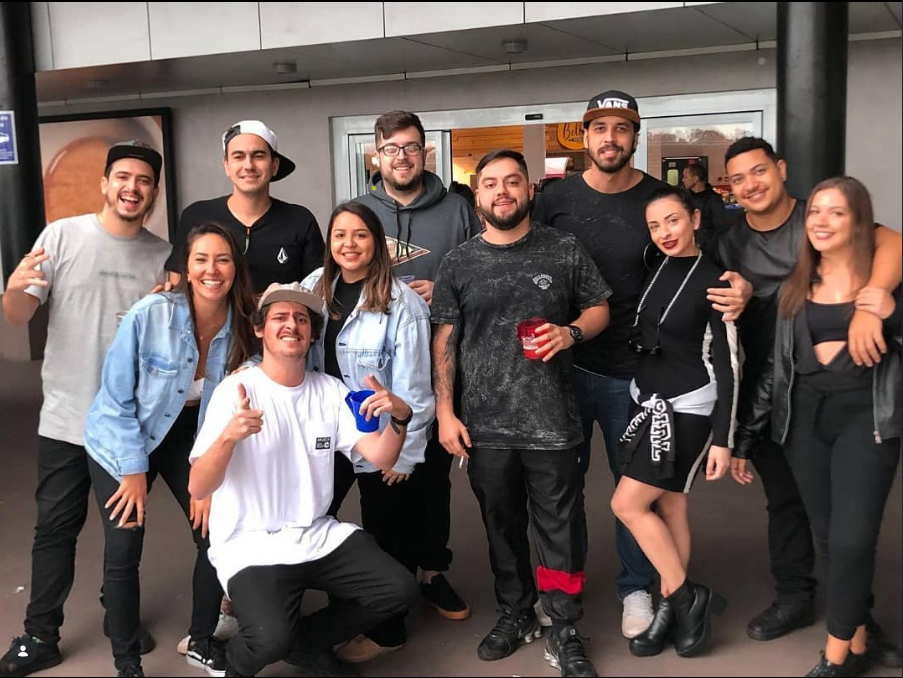
#> input picture 06-detectface/images/image3.png, 903 x 678 px
$ jupyter execute 01-detectface.ipynb
#> lines starting #> are read from the running program, lines starting #| are printed output that depends on the picture
[cell 1]
import cv2
from skimage import io, color
from IPython.display import Image

[cell 2]
Image(url="images/image3.png")

[cell 3]
img_face1 = io.imread("images/image3.png")
#> img_face1 is the input picture: shape (678, 903, 4); mean R, G, B, A 101.8, 90, 86.8, 255
io.imshow(img_face1)
#> (this line was passed over: IPython is not available in this run)
io.show()

[cell 4]
img_face1 = cv2.imread("images/image3.png")
#> img_face1: shape (678, 903, 3)
img_face1.shape
#> Out = (678, 903, 3)

[cell 5]
img_face1_gray = color.rgb2gray(img_face1)
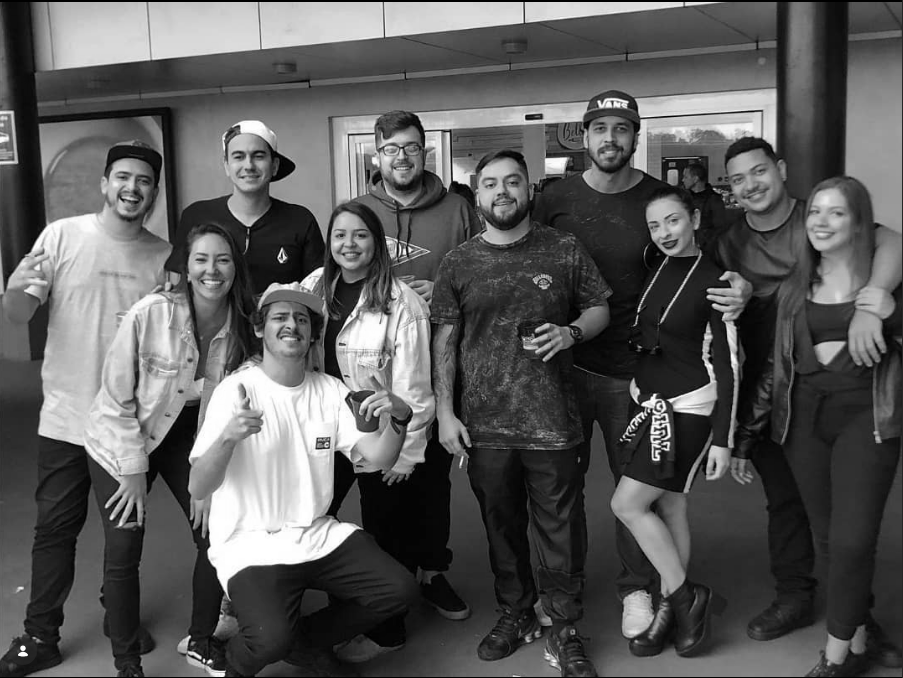
#> img_face1_gray: shape (678, 903) float64; min 0, max 1, mean 0.354
io.imshow(img_face1_gray)
#> (this line was passed over: IPython is not available in this run)
io.show()

[cell 6]
img_face1_gray.shape
#> Out = (678, 903)

[cell 7]
grayImage1 = cv2.cvtColor(img_face1, cv2.COLOR_BGR2GRAY)
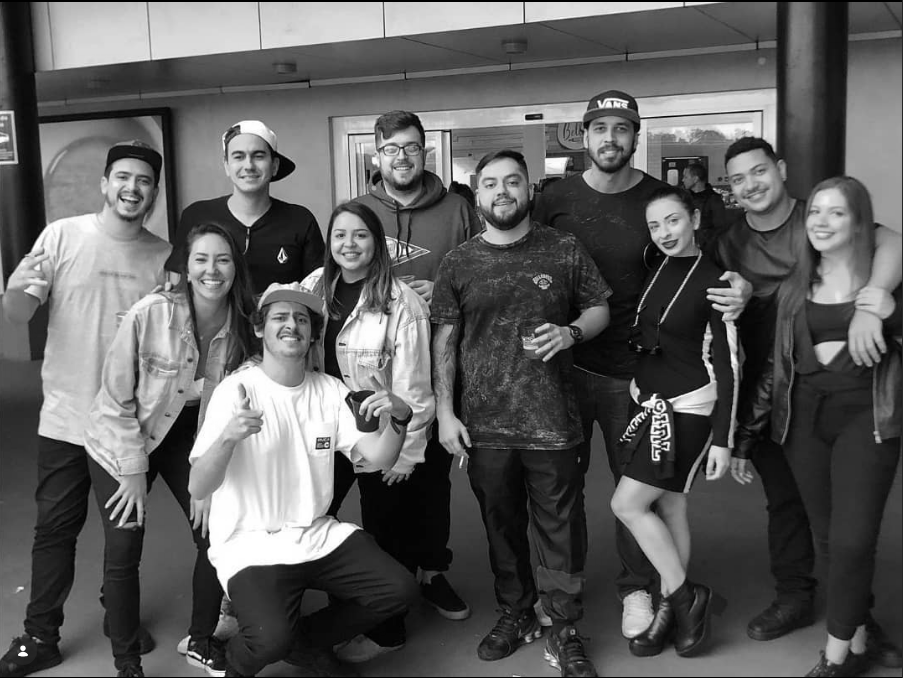
#> grayImage1: shape (678, 903); min 0, max 255, mean 93.2
grayImage1.shape
#> Out = (678, 903)

[cell 8]
face_parametro = "haarcascade/haarcascade_frontalface_alt.xml"
classificador_cascade = cv2.CascadeClassifier(face_parametro)

[cell 9]
classificador_cascade

[cell 10]
faces = classificador_cascade.detectMultiScale(grayImage1, scaleFactor=1.2, minNeighbors=10, minSize=(30, 30))
#> faces = [[324, 215, 51, 51], [584, 109, 51, 51], [223, 137, 50, 50], [105, 157, 54, 54], [475, 161, 53, 53], [797, 191, 55, 55], [183, 236, 57, 57], [265, 299, 48, 48]]

[cell 11]
faces
#> Out has the same summary as faces

[cell 12]
for (x, y, w, h) in faces:
    cv2.rectangle(img_face1, (x, y), (x + w, y + h), (0, 255, 0), 6)
#> this loop made 8 passes
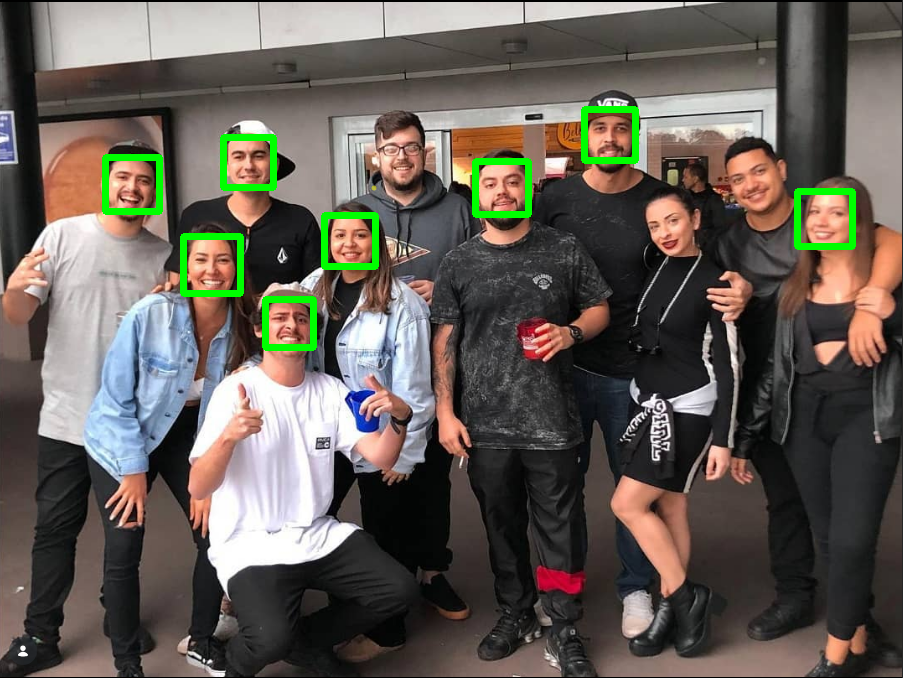
#> img_face1: shape (678, 903, 3); mean B, G, R 85.4, 93.1, 99.5

[cell 13]
cv2.imwrite("images/faces_resultado.png", img_face1)
#> Out = True

$ run again, with 06-detectface/images/image1.png copied over 06-detectface/images/image3.png
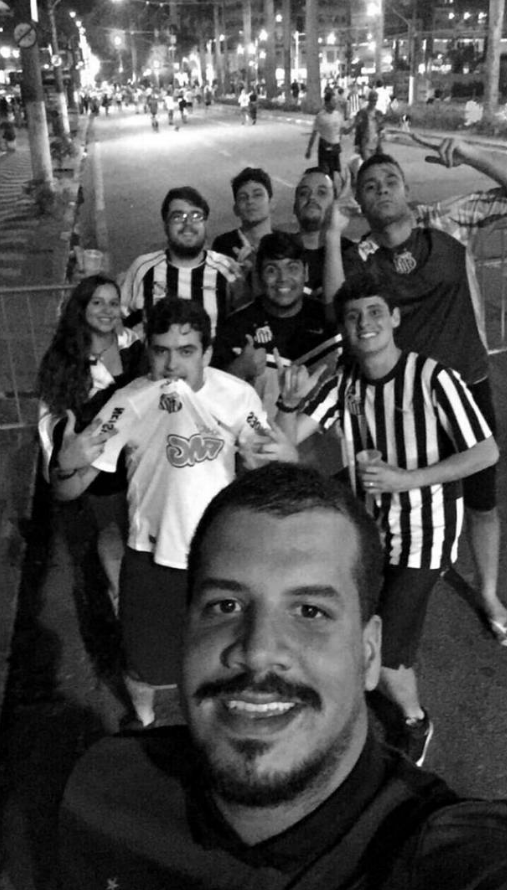
#> input picture 06-detectface/images/image1.png, 507 x 890 px
#> img_face1 is the input picture: shape (890, 507, 4); mean R, G, B, A 80.4, 80.4, 80.4, 255
#> faces = [[230, 179, 43, 43], [82, 286, 45, 45], [143, 328, 61, 61], [357, 164, 53, 53], [153, 523, 226, 226]]
#> `faces`: Out has the same summary as faces
#> the loop `for (x, y, w, h) in faces:` made 5 passes
#> after the loop `for (x, y, w, h) in faces:`:
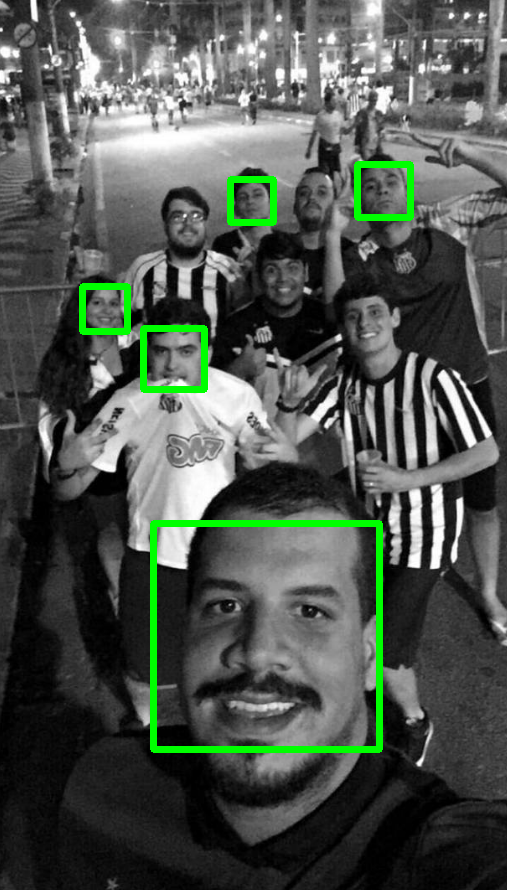
#> img_face1: shape (890, 507, 3); mean B, G, R 78.3, 85, 78.3
#> `cv2.imwrite("images/faces_resultado.png", img_face1)`: Out = True

$ run again, with 06-detectface/images/image2.png copied over 06-detectface/images/image3.png
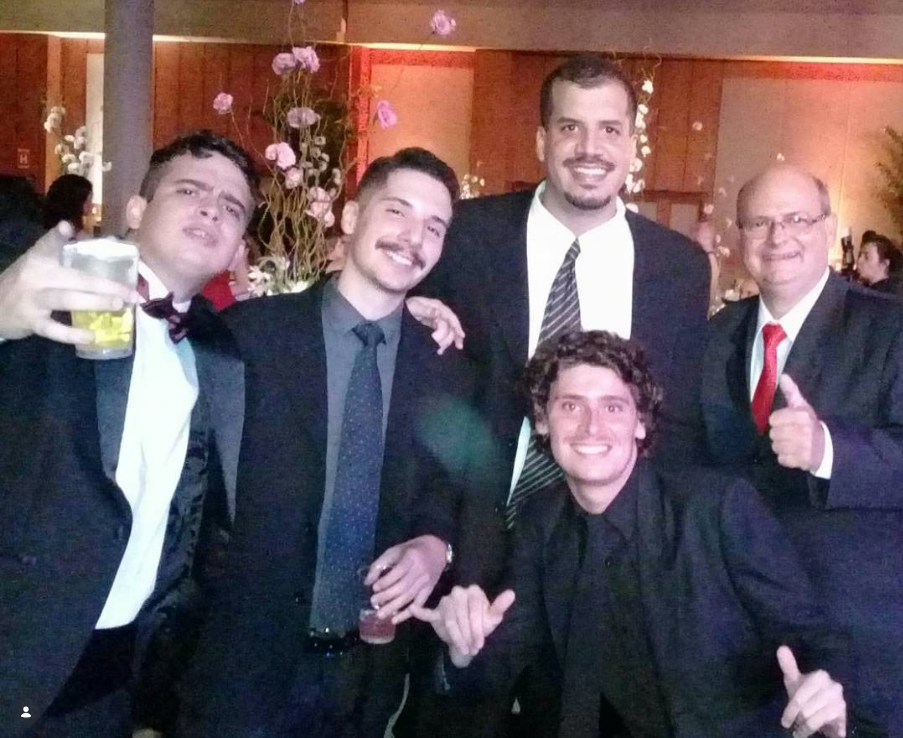
#> input picture 06-detectface/images/image2.png, 903 x 738 px
#> img_face1 is the input picture: shape (738, 903, 4); mean R, G, B, A 100.1, 84.7, 90.9, 255
#> `grayImage1 = cv2.cvtColor(img_face1, cv2.COLOR_BGR2GRAY)`:
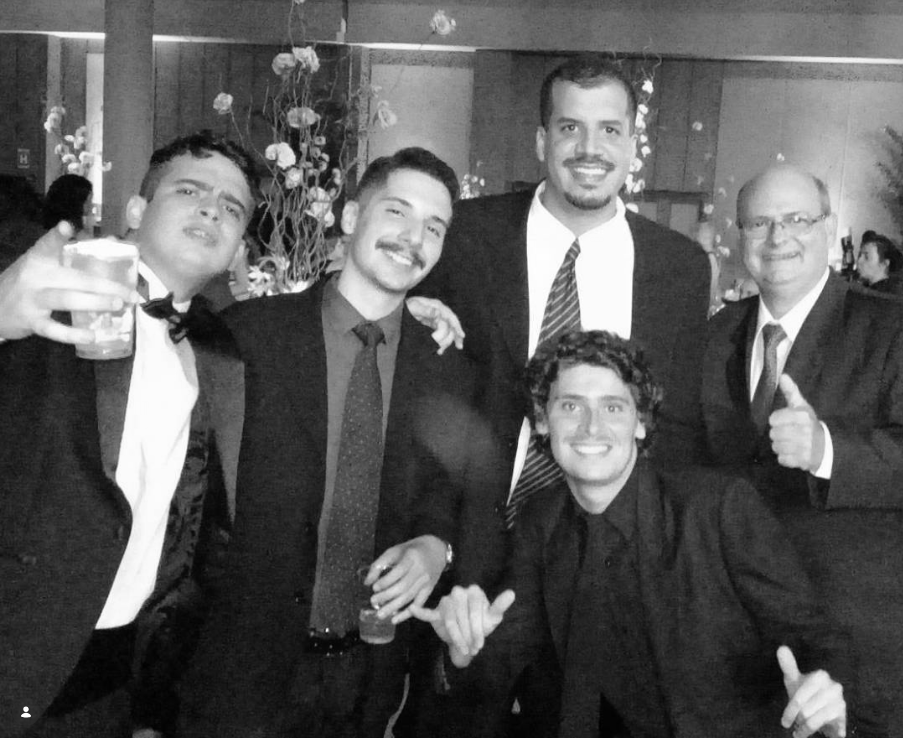
#> grayImage1: shape (738, 903); min 0, max 255, mean 90
#> faces = [[730, 183, 102, 102], [536, 87, 110, 110], [536, 363, 112, 112]]
#> `faces`: Out has the same summary as faces
#> the loop `for (x, y, w, h) in faces:` made 3 passes
#> after the loop `for (x, y, w, h) in faces:`:
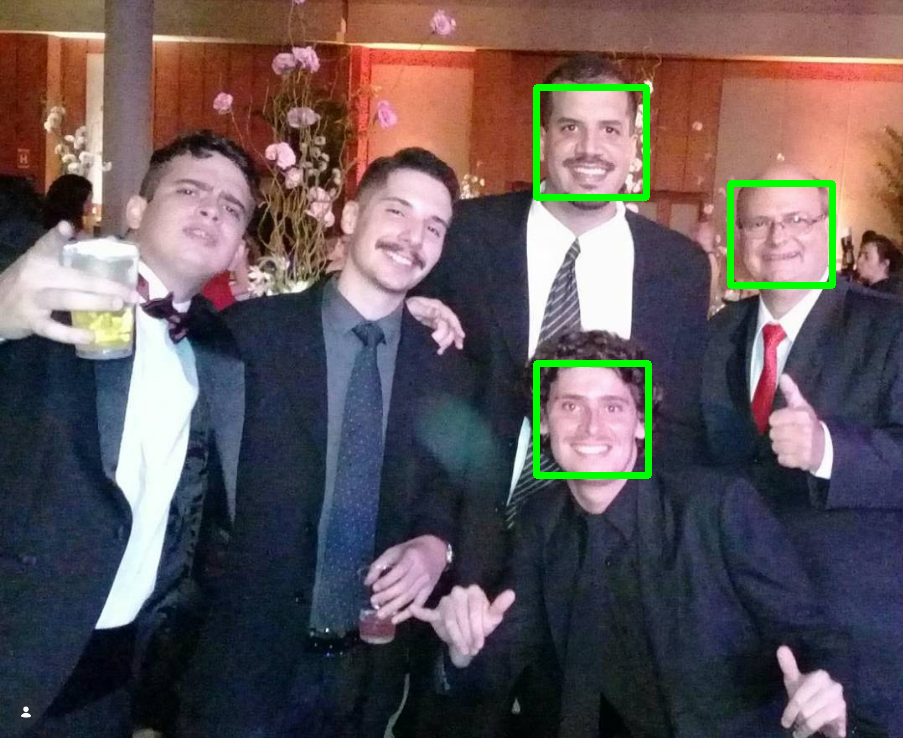
#> img_face1: shape (738, 903, 3); mean B, G, R 89.4, 86.6, 98.1
#> `cv2.imwrite("images/faces_resultado.png", img_face1)`: Out = True

$ run again, with 06-detectface/images/fernando.png copied over 06-detectface/images/image3.png
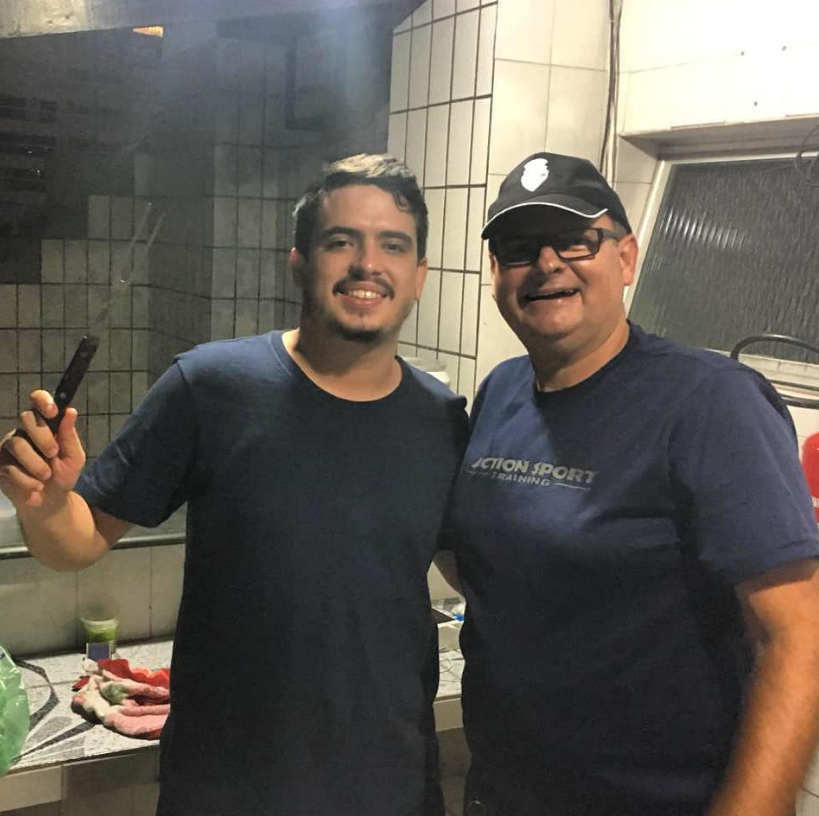
#> input picture 06-detectface/images/fernando.png, 819 x 816 px
#> img_face1 is the input picture: shape (816, 819, 4); mean R, G, B, A 97.8, 92.4, 85.2, 255
#> `img_face1_gray = color.rgb2gray(img_face1)`:
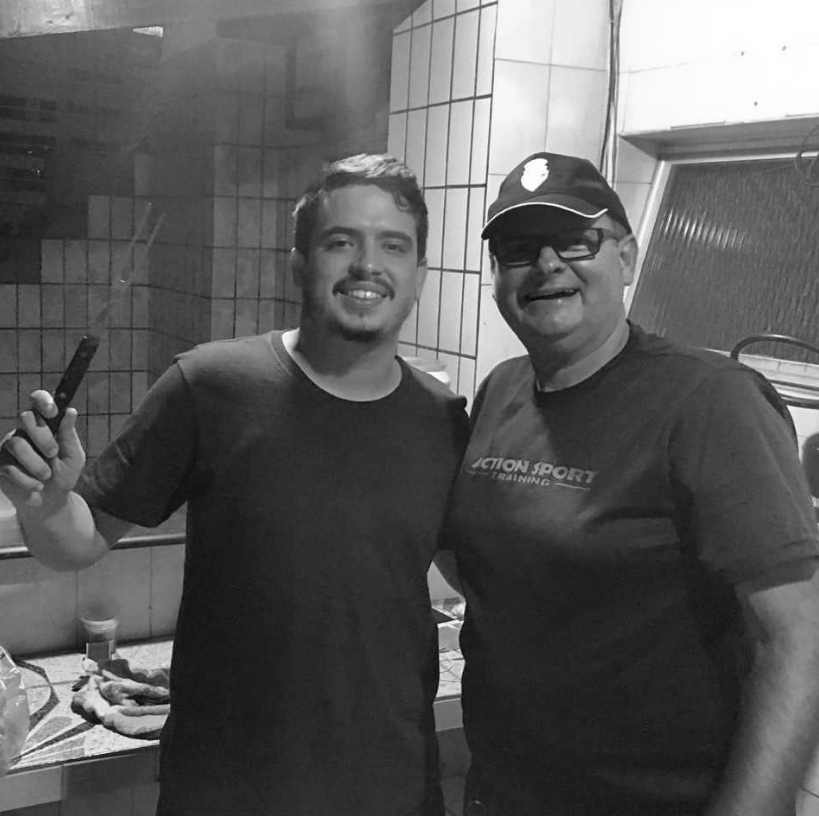
#> img_face1_gray: shape (816, 819) float64; min 0.0217, max 1, mean 0.358
#> faces = [[302, 192, 131, 131]]
#> the loop `for (x, y, w, h) in faces:` made 1 pass
#> after the loop `for (x, y, w, h) in faces:`:
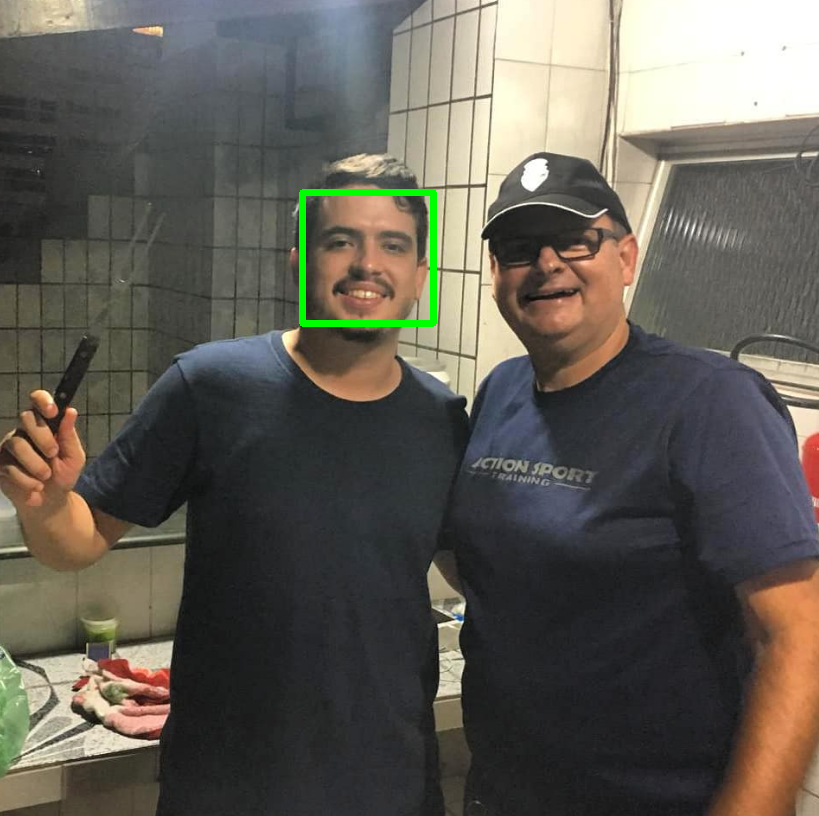
#> img_face1: shape (816, 819, 3); mean B, G, R 84.7, 93.1, 97
#> `cv2.imwrite("images/faces_resultado.png", img_face1)`: Out = True
